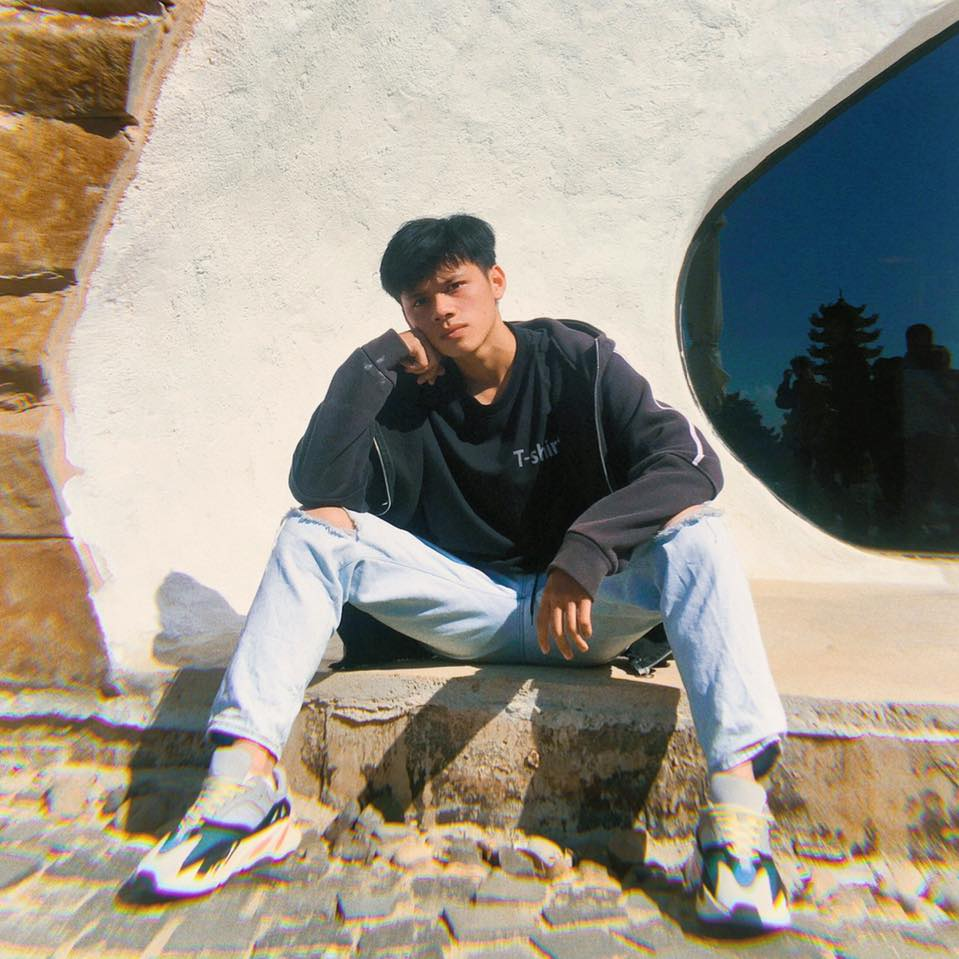
#> input picture Img.jpg, 959 x 959 px
$ python 7.Detect_clicks.py   (older library calls are emulated)
#> lines starting #> are read from the running program, lines starting #| are printed output that depends on the picture; after the words box and inside, x2 and y2 are one past the last pixel; in counts of white or black regions, pixels touching at a corner belong together
import cv2
import numpy as np

circles = np.zeros((4,2),np.int)
counter = 0

def mousePoints(event,x,y,flags,params):
    global counter
    if event == cv2.EVENT_LBUTTONDOWN:

        circles[counter] = x,y
        counter = counter + 1
        print(circles)

img = cv2.imread('Img.jpg')
#> img is the input picture: shape (959, 959, 3); mean B, G, R 137.4, 149.9, 156.4
img = cv2.resize(img, (1000,800))
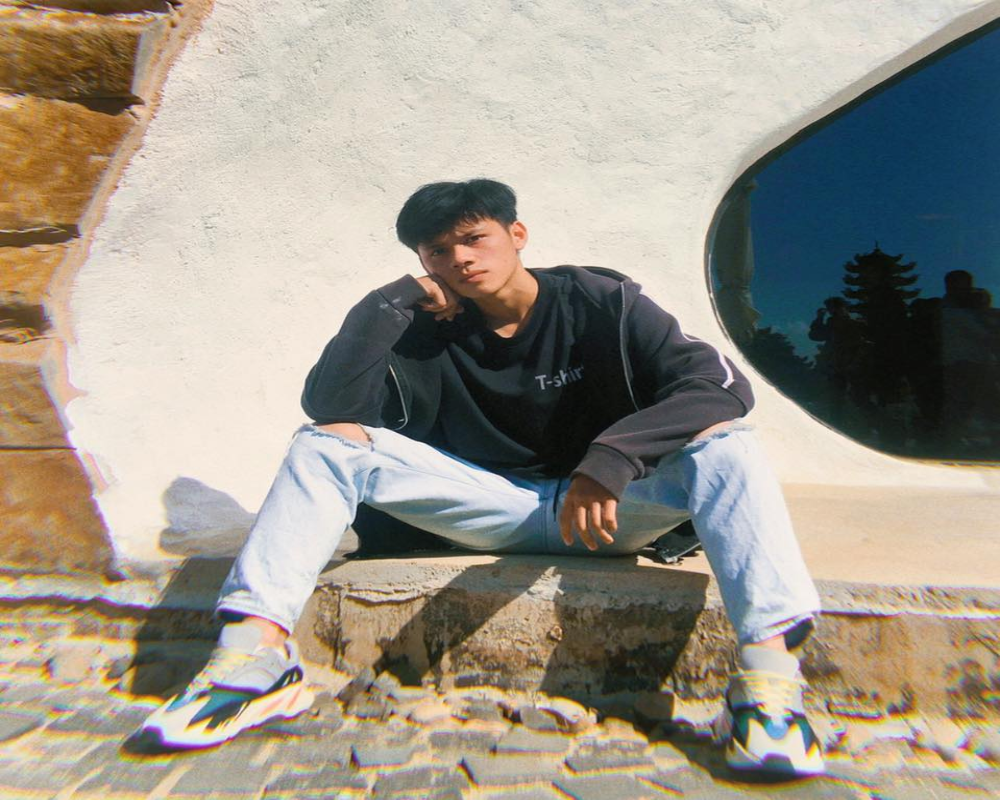
#> img: shape (800, 1000, 3); mean B, G, R 137.3, 149.8, 156.3
while True:
    if counter == 4:
        width, height = 300,300
        pts1 = np.float32([circles[0],circles[1],circles[2],circles[3]])
        pts2 = np.float32([[0,0],[width,0],[0,height],[width,height]])
        matrix = cv2.getPerspectiveTransform(pts1,pts2)
        imgOutput = cv2.warpPerspective(img,matrix,(width,height))
        cv2.imshow("Output Image ", imgOutput)
    for x in range (0,4):
        cv2.circle(img,(circles[x][0],circles[x][1]),3,(0,255,0),cv2.FILLED)
#> img: shape (800, 1000, 3); under 0.01% of pixels changed, all inside (x1, y1, x2, y2) = (0, 0, 4, 4)

    cv2.imshow("Original Image ", img)
    cv2.setMouseCallback("Original Image ", mousePoints)
    cv2.waitKey(1)
